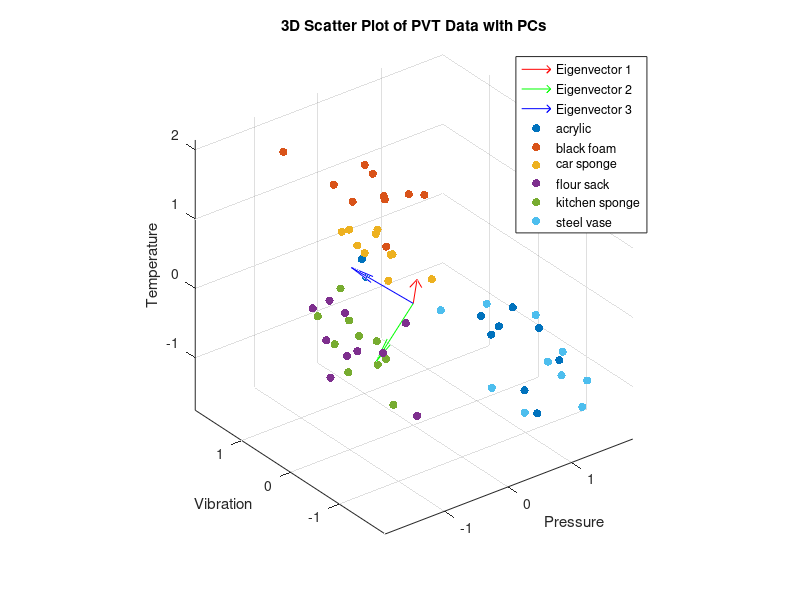
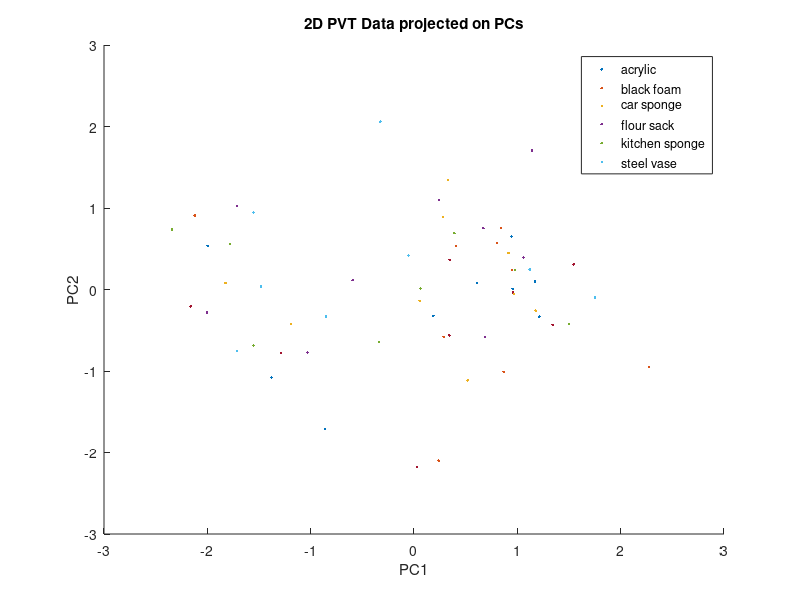
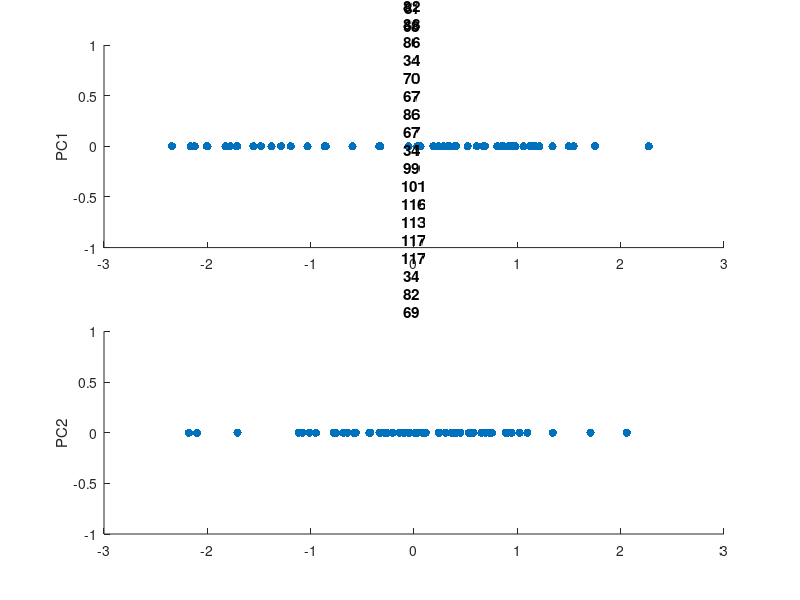

Recreate these plots in MATLAB, in order.
%question_a
% Load the data from the .mat file
data = load('Lab1/F0_PVT.mat');
colors = lines(6);


% Extract the individual variables
pressure = data.Pressure;
temperature = data.Temperature;
vibration = data.Vibration;


% Standardize the data
pressure_standardized = (pressure - mean(pressure)) ./ std(pressure);
temperature_standardized = (temperature - mean(temperature)) ./ std(temperature);
vibration_standardized = (vibration - mean(vibration)) ./ std(vibration);


% Combine the variables into a single matrix for covariance calculation
% Each column of this matrix represents a variable
pressure_vector = pressure_standardized(:);
temperature_vector = temperature_standardized(:);
vibration_vector = vibration_standardized(:);
combinedData = [pressure_vector, temperature_vector, vibration_vector];
disp(size(combinedData))


% Calculate the covariance matrix
covarianceMatrix = cov(combinedData);

% Display the covariance matrix
disp('Covariance Matrix:');
disp(covarianceMatrix);

% Calculate eigenvalues and eigenvectors
[eigenvectors, eigenvalues] = eig(covarianceMatrix);

% Display the results
disp('Eigenvalues:');
disp(eigenvalues);
disp('Eigenvectors:');
disp(eigenvectors);



% question_b
% Origin of the eigenvectors
origin = [0, 0, 0];

% Plotting the eigenvectors
quiver3(origin(1), origin(2), origin(3), eigenvectors(1,1), eigenvectors(2,1), eigenvectors(3,1), 'r');
hold on;
quiver3(origin(1), origin(2), origin(3), eigenvectors(1,2), eigenvectors(2,2), eigenvectors(3,2), 'g');
quiver3(origin(1), origin(2), origin(3), eigenvectors(1,3), eigenvectors(2,3), eigenvectors(3,3), 'b');
for i = 1:size(pressure_standardized, 1)
    scatter3(pressure_standardized(i,:), vibration_standardized(i,:), temperature_standardized(i,:), 36, colors(i,:), 'filled');
end
hold off;

% Setting the plot
axis equal;
xlabel('Pressure');
ylabel('Vibration');
zlabel('Temperature');
title('3D Scatter Plot of PVT Data with PCs');
grid on;
legend();

% Adding a legend
legend('Eigenvector 1', 'Eigenvector 2', 'Eigenvector 3', 'acrylic', 'black foam', 'car sponge', 'flour sack', 'kitchen sponge', 'steel vase');



%question_c
eigenvalues = diag(eigenvalues);
% Sort the eigenvalues in descending order and get indices
[sorted_eigenvalues, sort_index] = sort(eigenvalues, 'descend');

% Extract the two largest eigenvalues
largest_eigenvalues = sorted_eigenvalues(1:2);

% Extract the eigenvectors corresponding to the two largest eigenvalues
F = eigenvectors(:, sort_index(1:2));

% Display the results
disp('Two Largest Eigenvalues:');
disp(largest_eigenvalues);
disp('Projection Matrix:');
disp(F);

% Project the data on principal components
projectedData = combinedData * F;
disp('Projected Data:');
disp(projectedData);

figure;
hold on;
for i = 1:size(projectedData, 1)
    plot(projectedData(i, 1), projectedData(i, 2), '.');
end
hold off;
title('2D PVT Data projected on PCs');
xlabel('PC1')
ylabel('PC2')
legend('acrylic', 'black foam', 'car sponge', 'flour sack', 'kitchen sponge', 'steel vase');



%question d
figure;
hold on;

% Number of principal components
numPCs = size(projectedData, 2);

% Loop through each principal component to create a subplot for each
for i = 1:numPCs
    % Create a subplot for each principal component
    subplot(numPCs, 1, i); 
    scatter(projectedData(:,i), zeros(size(projectedData,1), 1), 'filled');
    title("Distributed PVT DATA across PC"+i)
    % Label y-axis as the current principal component
    ylabel(['PC' num2str(i)]);
end
hold off;
